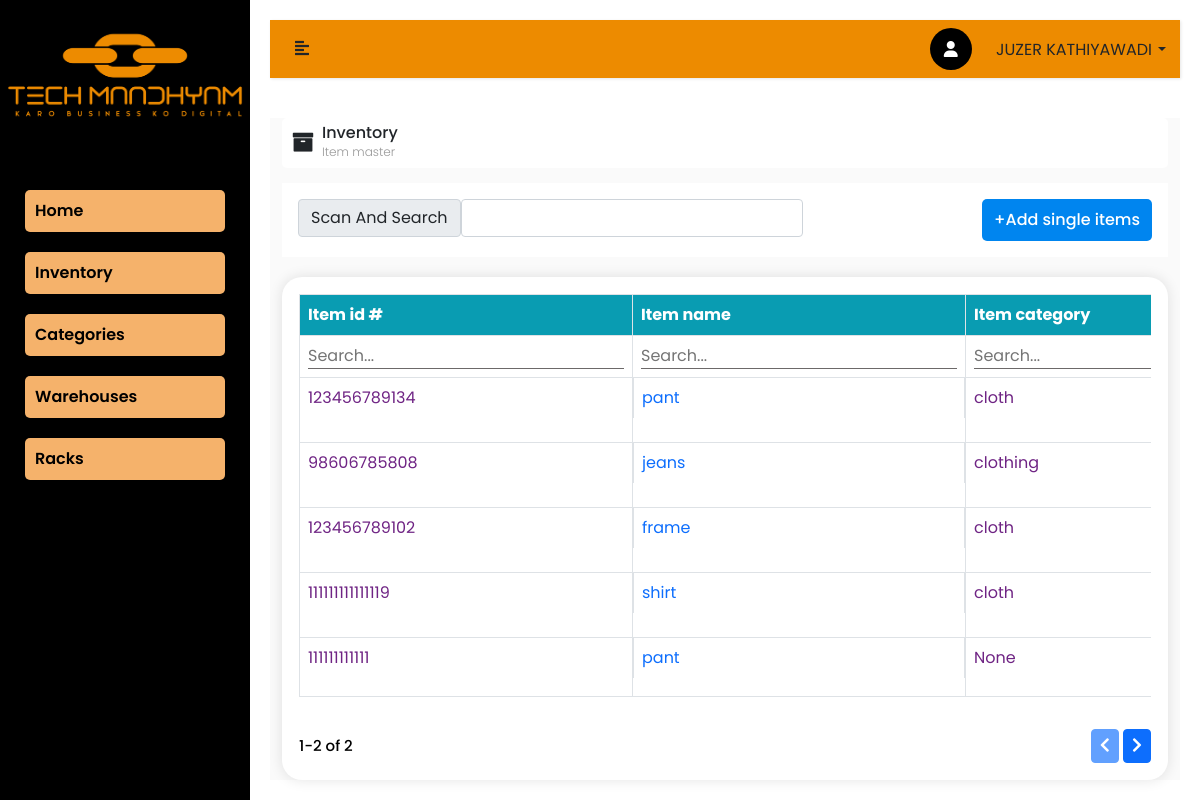
/inventory/add-single-inventory-item (signed in), run on the app's committed database.
### inventory/models.py (models this page shows, shortened)
class Inventory(models.Model):
    user = models.ForeignKey(User,on_delete = models.CASCADE)
    warehouse = models.ForeignKey(Warehouse, on_delete = models.CASCADE, null = True) # remove this feild
    item_category = models.ForeignKey(Category,on_delete = models.CASCADE,null = True)# remove this feild
    item_rack = models.ForeignKey(Rack,on_delete=models.CASCADE,null=True)# remove this feild
    sku = models.CharField(max_length=200)
    item_name = models.CharField(max_length=200)
    stock = models.CharField(max_length=200)
    racks = models.CharField(max_length=200, null=True)
    product_or_service = models.CharField(max_length=200, choices=PRODUCT_SERVICE, default="Product")
    price = models.CharField(max_length=200, null=True)
    unit_of_measurement =  models.CharField(max_length=300, choices=ITEM_UNIT, default="Kg", null=True)
    hsn_code = models.CharField(max_length=300)
    type = models.CharField(max_length=300, choices=ITEM_TYPE, default="Sell", null=True)
    tax = models.CharField(max_length=200, null=True)
    barcode = models.ImageField(upload_to='barcode/', blank=True)
    created_at = models.DateTimeField(auto_now_add=True, null=True, blank=True)
    updated_at = models.DateTimeField(auto_now_add=True, null=True, blank=True)

class Category(models.Model):
    user = models.ForeignKey(User, on_delete=models.CASCADE)
    warehouse = models.ForeignKey(Warehouse, on_delete=models.CASCADE, null = True)
    name = models.CharField(max_length=200,null=True)
    description = models.CharField(max_length=200,null=True, default="")
    created_at = models.DateTimeField(auto_now_add=True, null=True, blank=True)
    updated_at = models.DateTimeField(auto_now_add=True, null=True, blank=True)
    def __str__(self):
        return self.name

### inventory/views.py (the view, shortened to what this page needs)
# urls.py: path('add-single-inventory-item', AddInventoryItem.as_view(), name ='add-single-inventory-item'),
@method_decorator([login_required], name="dispatch")
class AddInventoryItem(View):
    template_name: str = "inventory_dashboard.html"
    def get(self, request):
        categories = Category.objects.values('name').distinct().filter(user = request.user)
        racks = Rack.objects.values('rack').distinct().filter(user = request.user)
        search_id = request.GET.get("search_by_id")
        search_name = request.GET.get("search_by_name")
        search_category = request.GET.get("search_by_category")
        search_type = request.GET.get("search_by_type")
        search_hsn = request.GET.get("search_by_hsncode")
        units = ITEM_UNIT
        product_services = PRODUCT_SERVICE
        item_types = ITEM_TYPE
        warehouses = Warehouse.objects.filter(user = request.user)
        if search_id:
            items = Inventory.objects.filter(user=request.user, sku__icontains=search_id)
        elif search_name:
            items = Inventory.objects.filter(user=request.user, item_name__icontains=search_name).order_by('-updated_at')
        elif search_category:
            try:
                item_category = Category.objects.get(user=request.user, name__icontains=search_category)
                items = Inventory.objects.filter(user=request.user, item_category=item_category).order_by('-updated_at')
            except:
                items = Inventory.objects.filter(user=request.user).order_by('-updated_at')
        elif search_type:
            items = Inventory.objects.filter(user=request.user, type__icontains=search_type).order_by('-updated_at')
        elif search_hsn:
            items = Inventory.objects.filter(user=request.user, hsn_code__icontains=search_hsn).order_by('-updated_at')
        else:
            items = Inventory.objects.filter(user=request.user).order_by('-updated_at')
        rack = Rack.objects.filter(user = request.user)
        return render(request, self.template_name, locals())

### inventory/models.py (called while the page is built)
    def __str__(self) -> str:
        return self.name

### templates/inventory_dashboard.html (shortened to what this page needs)
{% extends "base.html" %}
{% load static %}
{% block content %}
    <div>
        <div class="item-master">
            <div class="container-fluid">
                <div class="tab-content" id="nav-tabContent">
                    <div class="tab-pane fade show active" id="nav-home" role="tabpanel" aria-labelledby="nav-home-tab">
                        <div class="d-md-flex justify-content-between inventory">
                            <div class="d-flex">
                                <i class="fa fa-archive" aria-hidden="true"></i>
                                <span class="ps-2">
                                    <h6 class="m-0">Inventory</h6>
                                    <p class="m-0">Item master</p>
                                </span>
                            </div>
                        </div>
                        <div class="item-table bg-white">
                            <div class="table-heading d-md-flex justify-content-between p-3">
                                <div class="heading-name mb-md-0 mb-3 d-flex">
                                    <div class="input-group">
                                        <form method="GET" id="search-scan-form">
                                            <div class="d-flex">
                                                <span class="input-group-text" id="basic-addon3">Scan And Search</span>
                                            <input type="text" class="form-control" name="search_by_id" aria-describedby="basic-addon3" id="scanAdnSearch">
                                            </div>
                                        </form>
                                    </div>
                                </div>
                                <div class="heading-button">
                                    <button type="button" class="btn-add" data-bs-toggle="modal"
                                        data-bs-target="#openmodalmaster">+Add single items</button>
                                </div>
                            </div>
                        </div>
                        <div class="invent_table">
                            <div class="table-responsive">
                                <table class="table table-bordered ">
                                    <thead class="table-heading-blue">
                                        <tr>
                                            <th>Item id #</th>
                                            <th>Item name</th>
                                            <th>Item category</th>
                                        </tr>
                                    </thead>
                                    <tr class="search">
                                        <form method="GET" id="search-form">
                                            <td><input type="text" class="search-item" name="search_by_id" placeholder="Search..."> </td>
                                            <td><input type="text" class="search-item" name="search_by_name" placeholder="Search..."> </td>
                                            <td><input type="text"class="search-item"  name="search_by_category" placeholder="Search..."> </td>
                                    </form>
                                    </tr>
                                    <tbody class="table-data-purple">
                                        <tr>
                                            {% for item in items %}
                                            <tr>
                                                <td>{{item.sku}}</td>
                                                <td class="d-flex justify-content-between text-primary">{{ item.item_name }}
                                                </td>
                                                <td>{{ item.item_category}}</td>
                                            </tr>
                                            {% endfor %}
                                        </tr>
                                    </tbody>
                                </table>
                            </div>
                            <div class="table_pagination">
                                <div class="d-flex justify-content-between align-items-center pt-3">
                                    <p class="pagisition-para mb-0">1-2 of 2</p>
                                    <div class="">
                                        <button class="btn btn-primary px-0 py-1" disabled><i class="fas fa-chevron-left mx-2"></i></button>
                                        <button class="btn btn-primary px-0 py-1"><i class="fas fa-chevron-right mx-2"></i></button>
                                    </div>
                                </div>
                            </div>
                        </div>
                    </div>
                </div>
            </div>
        </div>
    </div>
{% endblock content %}

### templates/base.html (shortened to what this page needs)
<!doctype html>
<html lang="en">
{% load static %}
<head>
  <link rel="stylesheet" type="text/css" href="https://cdnjs.cloudflare.com/ajax/libs/font-awesome/6.2.0/css/all.min.css">
  <link href="https://unpkg.com/aos@2.3.1/dist/aos.css" rel="stylesheet">
  <link rel="stylesheet" type="text/css" href="https://cdnjs.cloudflare.com/ajax/libs/font-awesome/5.7.1/css/all.min.css">
  <link rel="stylesheet" href="{% static 'css/bootstrap.min.css' %}">
  <link rel="stylesheet" href="{% static 'css/style.css' %}">
  <link rel="stylesheet" href="{% static 'css/inventory.css' %}">
  <link rel="stylesheet" href="https://cdnjs.cloudflare.com/ajax/libs/font-awesome/5.7.0/css/all.min.css">
  <link rel="stylesheet" href="https://cdnjs.cloudflare.com/ajax/libs/font-awesome/4.7.0/css/font-awesome.min.css">
</head>
<body class="body">
    <nav id="sidebar" class="sidbar">
        <img class="" src="{% static '/img/tech-logo.png' %}">
          <ul class="list-unstyled components">
              <li class="active home">
                  <a  href="{% url 'home' %} " aria-expanded="false" class="home-heading">Home</a>
              </li>
              <li class=" home">
                  <a  href="{% url 'add-single-inventory-item' %}"  aria-expanded="false" class="home-heading">Inventory</a>
              </li>
              <li class=" home">
                <a  href="{% url 'add-category' %}"  aria-expanded="false" class="home-heading">Categories</a>
            </li>
            <li class=" home">
                <a  href="{% url 'add-warehouse' %}"  aria-expanded="false" class="home-heading">Warehouses</a>
            </li>
            <li class=" home">
                <a  href="{% url 'add-rack' %}"  aria-expanded="false" class="home-heading">Racks</a>
            </li>
          </ul>
    </nav>
    <div id="content">
        <nav class="navbar navbar-expand-lg navbar-light"  style="background-color: #ed8b00;">
            <div class="container-fluid">
                <button type="button" id="sidebarCollapse" class="btn text-sidebar bg-turbo-yellow">
                    <i class="fas fa-align-left"></i>
                </button>
                <div class="collapse navbar-collapse navbar_menu justify-content-between" id="navbarSupportedContent">
                    <div class="header-profile pe-3">
                            <div class="dropdown">
                                <i class="fa-solid fa-user profile-icon"></i>
                                <a class="dropdown-button dropdown-toggle" href="#" role="button" id="dropdownMenuLink" data-bs-toggle="dropdown" aria-expanded="false">
                                    {{ user.first_name|upper }} {{user.last_name|upper}}
                                </a>
                              </div>
                    </div>
                </div>
            </div>
        </nav>
        {% block content %}
        {% endblock content %}
    </div>
</body>
</html>

### static/css/style.css (style rules this page uses)
* { margin: 0; padding: 0; font-family: 'Poppins'; }
body { padding: 0; margin: 0; background-color: #fff; }
img { width: 100%; }
ul, li { list-style: none; text-decoration: none; }
.home { margin: 20px 25px; border: none; border-radius: 5px; color: #000; background: #f5b26b; padding: 9px 10px; font-weight: 600; }
.bg-turbo-yellow { background-color: $turbo-yellow; }
p { font-family: 'Poppins', sans-serif; font-size: 1.1em; font-weight: 300; line-height: 1.7em; color: #999; }
a, a:hover, a:focus { color: inherit; text-decoration: none; transition: all 0.3s; }
.navbar { background: #fff; border: none; border-radius: 0; margin-bottom: 40px; box-shadow: 1px 1px 3px rgba(0, 0, 0, 0.1); }
.text-sidebar { color: $text-sidebar; }
.sidbar { min-width: 250px; max-width: 250px; background: #000; color: $text-sidebar; transition: all 0.3s; position: fixed; top: 0; left: 0; width: 100%; min-height: 100vh; }
#sidebar ul.components { padding: 20px 0; border-bottom: 1px solid $lila-line; }
.dropdown-toggle::after { display: block; position: absolute; top: 50%; right: -14px; transform: translateY(-50%); }
.profile-icon { padding: 13px 14px; color: #fff; background: #000; border-radius: 52px; margin-right: 20px; }
#content { width: calc(100% - 250px); padding: 20px; transition: all 0.3s; margin-left: auto; margin-right: 0; }
.btn-add { color: #fff; background-color: #0085ef; font-weight: 500; border: none; border-radius: 5px; padding: 9px 12px; }
.item-master { background-color: #fafafa; }
.inventory { background-color: white; padding: 5px 10px; border-radius: 5px; margin: 15px 0px; }
.inventory i { padding: 8px 0px; font-size: 22px; }
.inventory span { font-size: 11px; }
.table-heading { padding: 25px 28px; }
.table-heading-blue { background-color: #099cb2; color: white; }
.search input[type=text] { border: none; border-bottom: 1px solid rgb(108, 105, 105); }
.table-data-purple { color: #6f2484; }
.invent_table { padding: 17px; background: #fff; border-radius: 20px; margin-top: 20px; box-shadow: 0 0 14px rgb(0 0 0 / 11%); }
.pagisition-para { font-size: 15px; color: #000; font-weight: 500; }
.navbar_menu { display: flex; }

### static/css/inventory.css (style rules this page uses)
body { margin: 0; padding: 0; }
.btn-add { color: #fff; background-color: #0085ef; font-weight: 500; border: none; border-radius: 5px; padding: 9px 12px; }
.item-master { background-color: #fafafa; }
.inventory { background-color: white; padding: 5px 10px; border-radius: 5px; margin: 15px 0px; }
.inventory i { padding: 8px 0px; font-size: 22px; }
.inventory span { font-size: 11px; }
.table-heading { padding: 25px 28px; }
.table-heading-blue { background-color: #099cb2; color: white; }
.search input[type=text] { border: none; border-bottom: 1px solid rgb(108, 105, 105); }
.table-data-purple { color: #6f2484; }

### data on the page
Inventory: sku "123456789134", item_name "pant", item_category "cloth"
Inventory: sku "98606785808", item_name "jeans", item_category "clothing"
Inventory: sku "123456789102", item_name "frame", item_category "cloth"
Inventory: sku "111111111111119", item_name "shirt", item_category "cloth"
Inventory: sku "111111111111", item_name "pant", item_category "None"

### other printed values
{{ user.first_name|upper }} "JUZER"
{{ user.last_name|upper }} "KATHIYAWADI"
